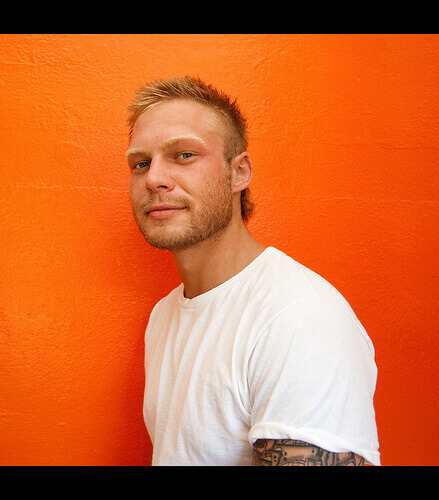
#> input picture code/models_/pam/pam_mmpose/tests/data/aflw/image04476.jpg, 439 x 500 px; its folder holds only this picture in this run
$ python -i photometric.py   (imports and definitions only)
#> lines starting #> are read from the running program, lines starting #| are printed output that depends on the picture
# Copyright (c) OpenMMLab. All rights reserved.
import warnings
from typing import Optional

import cv2
import numpy as np
from PIL import Image, ImageEnhance

from ..utils import is_tuple_of
from .colorspace import bgr2gray, gray2bgr
from .io import imread_backend


# [234 lines left out: functions imnormalize, imnormalize_, imdenormalize, iminvert, solarize, posterize and 3 more, not called in this run]


def adjust_contrast(img, factor=1., backend=None):
    """Adjust image contrast.

    This function controls the contrast of an image. An
    enhancement factor of 0.0 gives a solid grey
    image. A factor of 1.0 gives the original image. It
    blends the source image and the degenerated mean image:

    .. math::
        output = img * factor + degenerated * (1 - factor)

    Args:
        img (ndarray): Image to be contrasted. BGR order.
        factor (float): Same as :func:`pam_mmcv.adjust_brightness`.
        backend (str | None): The image processing backend type. Options are
            `cv2`, `pillow`, `None`. If backend is None, the global
            ``imread_backend`` specified by ``pam_mmcv.use_backend()`` will be
            used. Defaults to None.

    Returns:
        ndarray: The contrasted image.
    """
    if backend is None:
        backend = imread_backend
    if backend not in ['cv2', 'pillow']:
        raise ValueError(f'backend: {backend} is not supported.'
                         f"Supported backends are 'cv2', 'pillow'")

    if backend == 'pillow':
        assert img.dtype == np.uint8, 'Pillow backend only support uint8 type'
        # Image.fromarray defaultly supports RGB, not BGR.
        pil_image = Image.fromarray(img[..., ::-1], mode='RGB')
        enhancer = ImageEnhance.Contrast(pil_image)
        pil_image = enhancer.enhance(factor)
        return np.array(pil_image, dtype=img.dtype)[..., ::-1]
    else:
        gray_img = bgr2gray(img)
        hist = np.histogram(gray_img, 256, (0, 255))[0]
        mean = round(np.sum(gray_img) / np.sum(hist))
        degenerated = (np.ones_like(img[..., 0]) * mean).astype(img.dtype)
        degenerated = gray2bgr(degenerated)
        contrasted_img = cv2.addWeighted(
            img.astype(np.float32), factor, degenerated.astype(np.float32),
            1 - factor, 0)
        contrasted_img = np.clip(contrasted_img, 0, 255)
        return contrasted_img.astype(img.dtype)


# [264 lines left out: functions auto_contrast, adjust_sharpness, adjust_lighting, lut_transform, clahe, adjust_hue, not called in this run]

>>> import cv2
>>> picture = cv2.imread('../../../pam_mmpose/tests/data/aflw/image04476.jpg', cv2.IMREAD_GRAYSCALE)
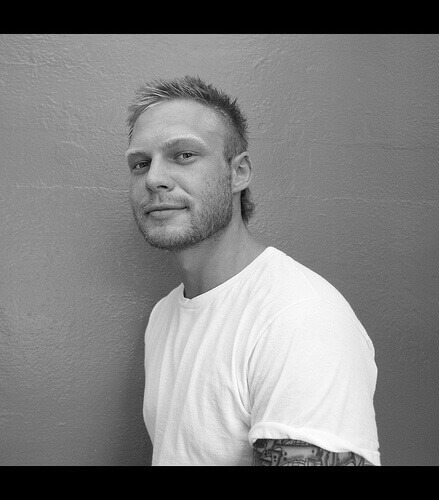
#> picture: shape (500, 439); min 0, max 255, mean 126.6
>>> result = adjust_contrast(picture)
#> (the run stopped early here; a loop or call above may not have finished)

$ run again, on code/models_/pam/pam_mmpose/tests/data/aflw/image22568.jpg
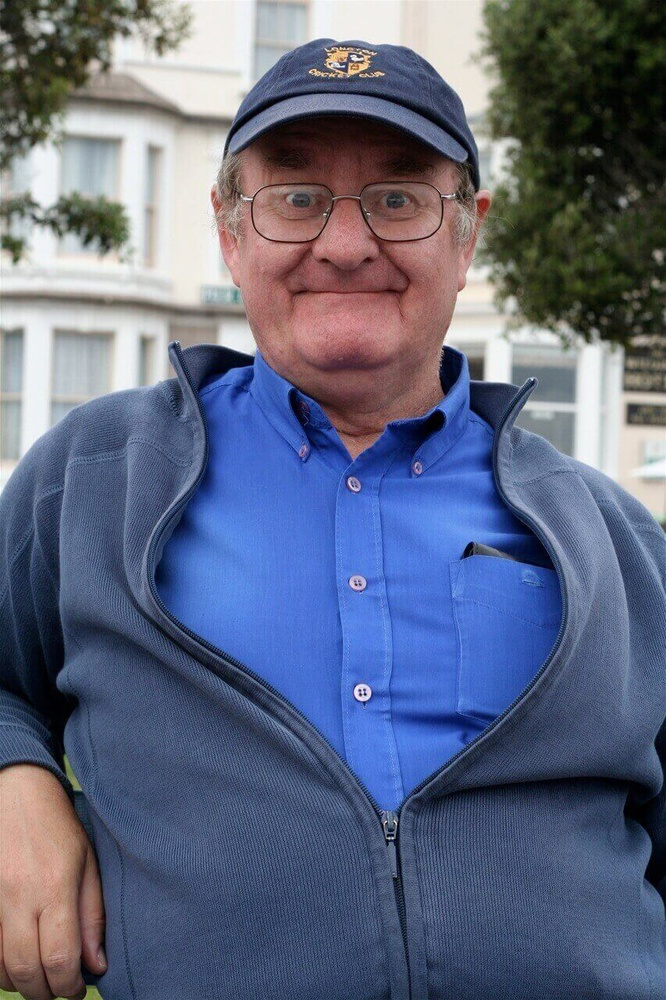
#> input picture code/models_/pam/pam_mmpose/tests/data/aflw/image22568.jpg, 666 x 1000 px, shrunk from 853 x 1280 before the run
#> `picture = cv2.imread('../../../pam_mmpose/tests/data/aflw/image04476.j..`:
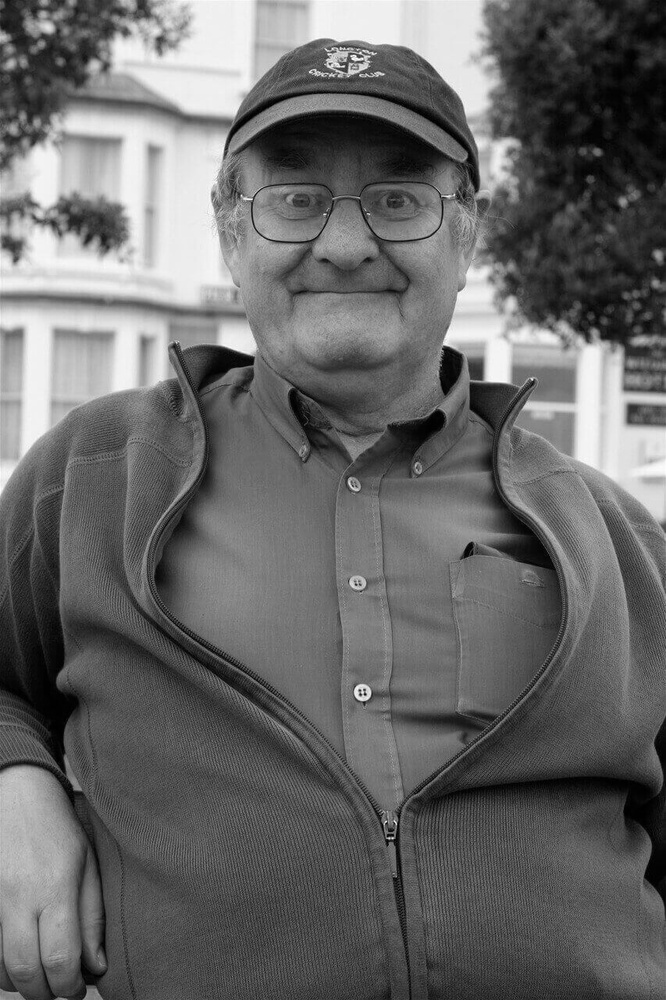
#> picture: shape (1000, 666); min 0, max 255, mean 104.3
